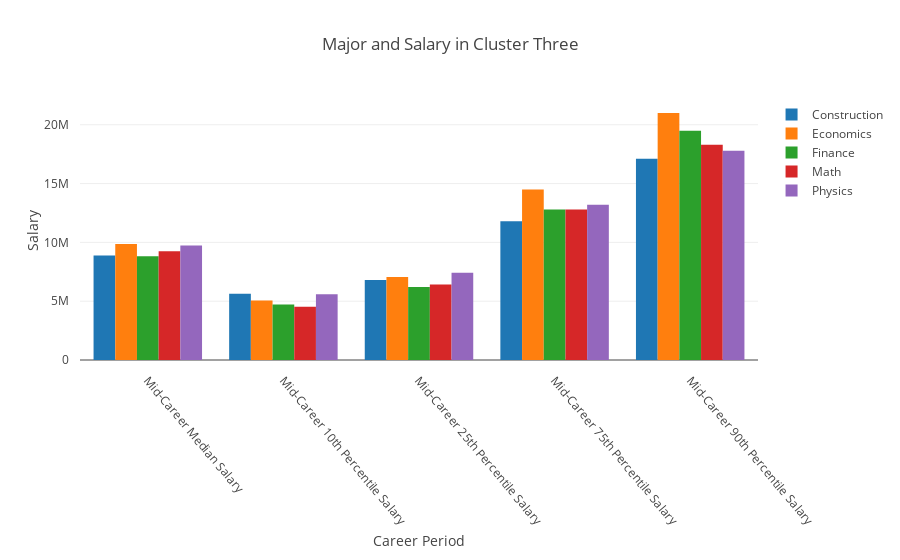

Write notebook code for a chart like this one.
### Code cell
cluster_three = cluster_three[['Undergraduate Major', 'Mid-Career Median Salary', 'Mid-Career 10th Percentile Salary', 'Mid-Career 25th Percentile Salary', 'Mid-Career 75th Percentile Salary', 'Mid-Career 90th Percentile Salary']]
tidy = (
    cluster_three.set_index('Undergraduate Major')
      .stack()
      .reset_index()
      .rename(columns={'level_1': 'Variable', 0: 'Value'})
)

cluster_three_trace_list = []

for label, label_df in tidy.groupby('Undergraduate Major'):
    cluster_three_trace_list.append(
        go.Bar(
            x=label_df.Variable,
            y=label_df.Value,
            name=label
        )
    )

layout = go.Layout(
    barmode='group',
    title='Major and Salary in Cluster Three',
    xaxis = dict(title = 'Career Period', tickangle = 50),
    yaxis = dict(title = 'Salary'),
    width=800,
    margin=go.layout.Margin(
            b=200,
            t=100,
            pad=10
        ),
)
fig = go.Figure(data= cluster_three_trace_list, layout=layout)
py.offline.iplot(fig)

### Figure 1 — Plotly figure (JSON) as saved in the notebook; plotly's stock layout.template omitted (floating-point values rounded to 4 significant figures)
{"data": [{"name": "Construction", "type": "bar", "uid": "b6f0cbe6-594d-4de4-a06c-9bd9a0c2bd7a", "x": ["Mid-Career Median Salary", "Mid-Career 10th Percentile Salary", "Mid-Career 25th Percentile Salary", "Mid-Career 75th Percentile Salary", "Mid-Career 90th Percentile Salary"], "y": [8890000, 5630000, 6810000, 11800000, 17100000]}, {"name": "Economics", "type": "bar", "uid": "c7aba101-2473-4bcd-84c5-7ed4dad1d4d4", "x": ["Mid-Career Median Salary", "Mid-Career 10th Percentile Salary", "Mid-Career 25th Percentile Salary", "Mid-Career 75th Percentile Salary", "Mid-Career 90th Percentile Salary"], "y": [9860000, 5060000, 7060000, 14500000, 21000000]}, {"name": "Finance", "type": "bar", "uid": "f51b8f2e-0424-4dd8-a406-92e995cd7cb3", "x": ["Mid-Career Median Salary", "Mid-Career 10th Percentile Salary", "Mid-Career 25th Percentile Salary", "Mid-Career 75th Percentile Salary", "Mid-Career 90th Percentile Salary"], "y": [8830000, 4720000, 6210000, 12800000, 19500000]}, {"name": "Math", "type": "bar", "uid": "8886d124-6d66-468d-8203-ebe863fde691", "x": ["Mid-Career Median Salary", "Mid-Career 10th Percentile Salary", "Mid-Career 25th Percentile Salary", "Mid-Career 75th Percentile Salary", "Mid-Career 90th Percentile Salary"], "y": [9240000, 4520000, 6420000, 12800000, 18300000]}, {"name": "Physics", "type": "bar", "uid": "e443581e-45cf-485f-881f-3db13770e5cb", "x": ["Mid-Career Median Salary", "Mid-Career 10th Percentile Salary", "Mid-Career 25th Percentile Salary", "Mid-Career 75th Percentile Salary", "Mid-Career 90th Percentile Salary"], "y": [9730000, 5600000, 7420000, 13200000, 17800000]}], "layout": {"barmode": "group", "margin": {"b": 200, "pad": 10, "t": 100}, "title": "Major and Salary in Cluster Three", "xaxis": {"tickangle": 50, "title": "Career Period"}, "yaxis": {"title": "Salary"}}}
